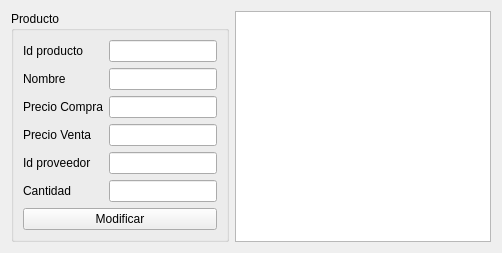
          <widget class="QWidget" name="tab_24">
           <attribute name="title">
            <string>Modificar</string>
           </attribute>
           <layout class="QGridLayout" name="gridLayout_35">
            <item row="0" column="0">
             <widget class="QGroupBox" name="groupBox_8">
              <property name="title">
               <string>Producto</string>
              </property>
              <layout class="QGridLayout" name="gridLayout_20">
               <item row="4" column="1">
                <widget class="QLineEdit" name="idprovee_producto_mod_lineEdit"/>
               </item>
               <item row="4" column="0">
                <widget class="QLabel" name="label_31">
                 <property name="text">
                  <string>Id proveedor</string>
                 </property>
                </widget>
               </item>
               <item row="2" column="1">
                <widget class="QLineEdit" name="preciocomp_producto_mod_lineEdit"/>
               </item>
               <item row="0" column="0">
                <widget class="QLabel" name="label_27">
                 <property name="text">
                  <string>Id producto</string>
                 </property>
                </widget>
               </item>
               <item row="5" column="0">
                <widget class="QLabel" name="label_32">
                 <property name="text">
                  <string>Cantidad</string>
                 </property>
                </widget>
               </item>
               <item row="3" column="0">
                <widget class="QLabel" name="label_30">
                 <property name="text">
                  <string>Precio Venta</string>
                 </property>
                </widget>
               </item>
               <item row="0" column="1">
                <widget class="QLineEdit" name="id_product_mod_lineEdit"/>
               </item>
               <item row="2" column="0">
                <widget class="QLabel" name="label_29">
                 <property name="text">
                  <string>Precio Compra</string>
                 </property>
                </widget>
               </item>
               <item row="1" column="0">
                <widget class="QLabel" name="label_28">
                 <property name="text">
                  <string>Nombre</string>
                 </property>
                </widget>
               </item>
               <item row="3" column="1">
                <widget class="QLineEdit" name="preciovent_producto_mod_lineEdit"/>
               </item>
               <item row="1" column="1">
                <widget class="QLineEdit" name="nombre_producto_mod_lineEdit"/>
               </item>
               <item row="5" column="1">
                <widget class="QLineEdit" name="cantidad_producto_mod_lineEdit">
                 <property name="maxLength">
                  <number>5</number>
                 </property>
                </widget>
               </item>
               <item row="6" column="0" colspan="2">
                <widget class="QPushButton" name="producto_modificar_pushButton">
                 <property name="text">
                  <string>Modificar</string>
                 </property>
                </widget>
               </item>
              </layout>
             </widget>
            </item>
            <item row="0" column="1">
             <widget class="QTableWidget" name="tabla_producto_mod_general_most"/>
            </item>
           </layout>
          </widget>
